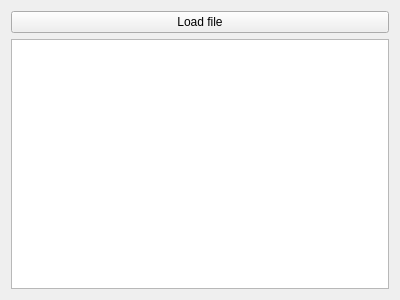
<?xml version="1.0" encoding="UTF-8"?>
<ui version="4.0">
 <class>SorterForm</class>
 <widget class="QWidget" name="SorterForm">
  <property name="geometry">
   <rect>
    <x>0</x>
    <y>0</y>
    <width>400</width>
    <height>300</height>
   </rect>
  </property>
  <property name="windowTitle">
   <string>Form</string>
  </property>
  <layout class="QGridLayout" name="gridLayout_2">
   <item row="1" column="0">
    <widget class="QTableWidget" name="tableWidget"/>
   </item>
   <item row="0" column="0">
    <widget class="QPushButton" name="pushButton">
     <property name="text">
      <string>Load file</string>
     </property>
    </widget>
   </item>
  </layout>
 </widget>
 <resources/>
 <connections/>
</ui>
